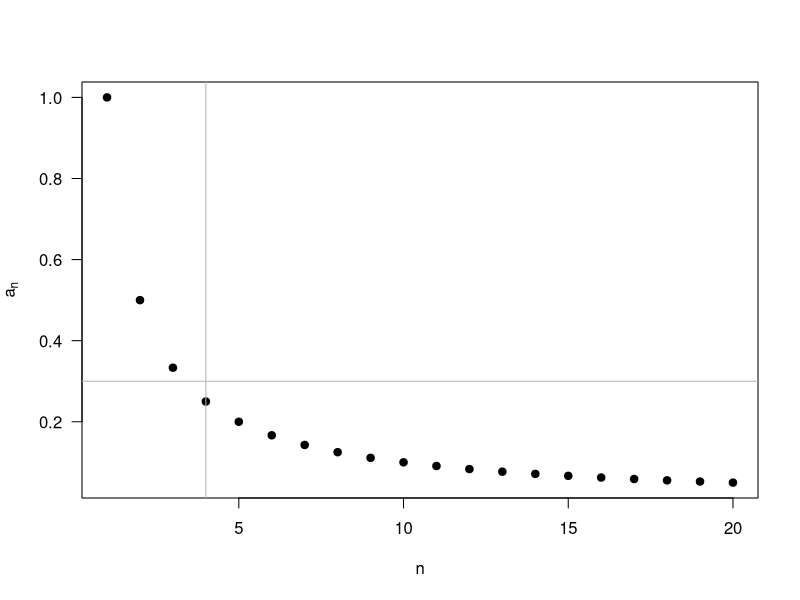
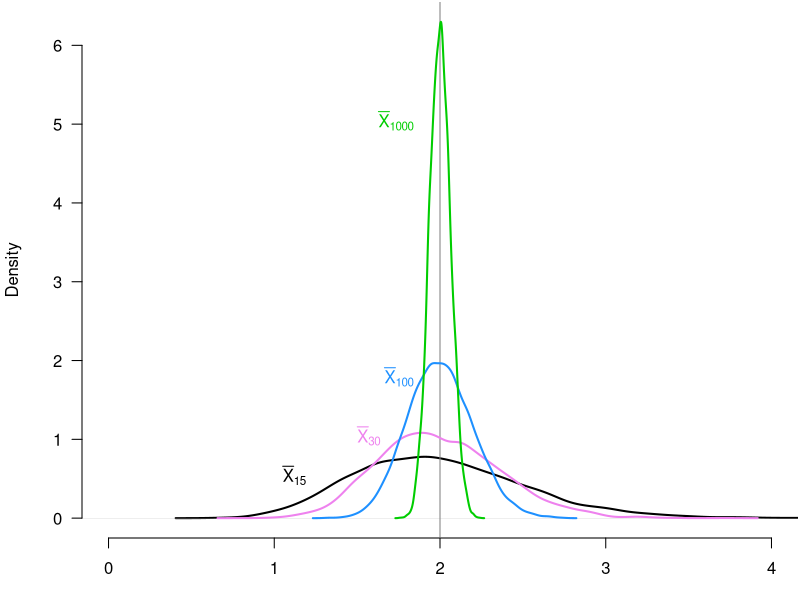
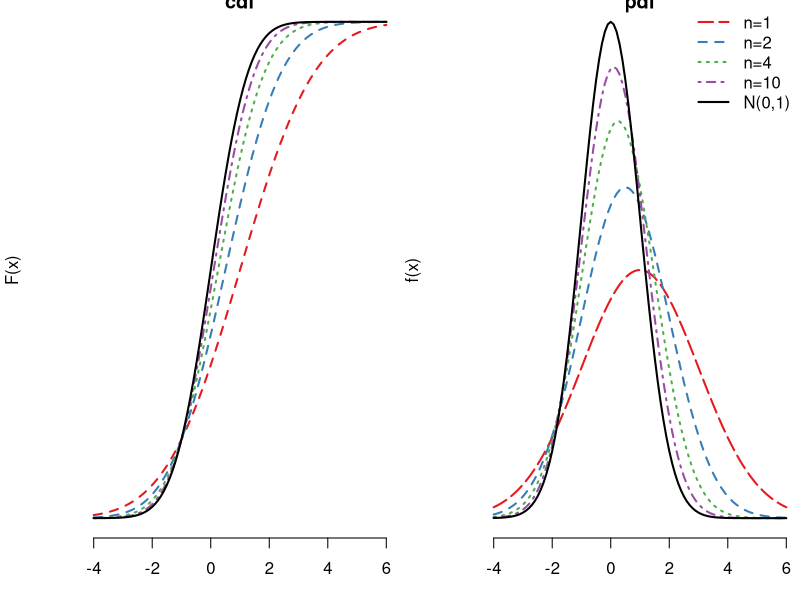
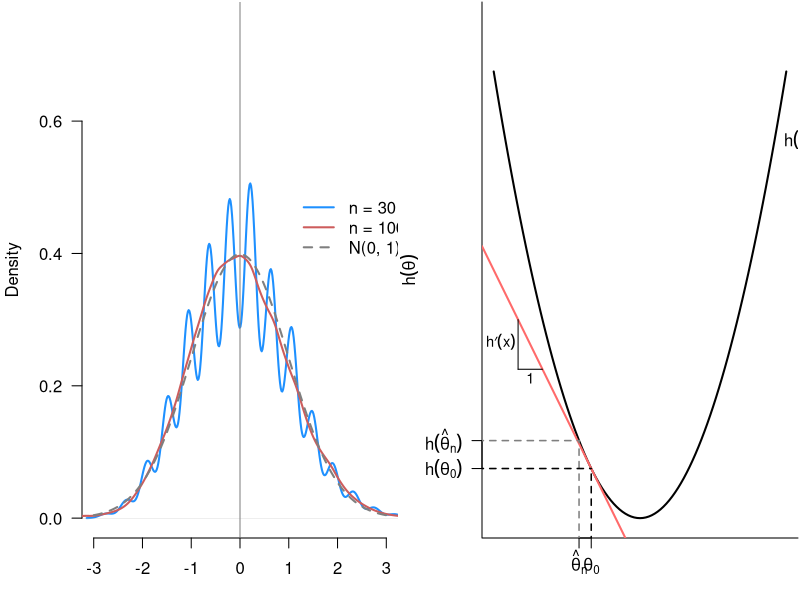

These figures' R source, in order:
## ---- chunk 1
#| label: "sequence"
#| echo: false
plot(x = 1:20, y = 1 / (1:20), las = 1,
     pch = 19, xlab = "n", ylab = expression(a[n]))
abline(h = 0.3, col = "grey70")
abline(v = 4, col = "grey70")
## ---- chunk 2
#| label: "fig-lln-sim"
#| echo: false
#| fig-cap: |
#|  Sampling distribution of the sample mean as a function of
#|  sample size.
nsims <- 10000
holder <- matrix(NA, nrow = nsims, ncol = 6)
for (i in 1:nsims) {
  s5 <- rexp(n = 5, rate = 0.5)
  s15 <- rexp(n = 15, rate = 0.5)
  s30 <- rexp(n = 30, rate = 0.5)
  s100 <- rexp(n = 100, rate = 0.5)
  s1000 <- rexp(n = 1000, rate = 0.5)
  s10000 <- rexp(n = 10000, rate = 0.5)

  holder[i, 1] <- mean(s5)
  holder[i, 2] <- mean(s15)
  holder[i, 3] <- mean(s30)
  holder[i, 4] <- mean(s100)
  holder[i, 5] <- mean(s1000)
  holder[i, 6] <- mean(s10000)
}
par(las = 1, mar = c(3.1, 4.1, 0.1, 0.1))
plot(
  density(holder[, 2]),
  xlim = c(0, 4),
  bty = "n",
  main = "",
  lwd = 2,
  xlab = "",
  ylim = range(density(holder[, 5])$y)
)
abline(v = 2, col = "grey50")
lines(density(holder[, 3]), col = "violet", lwd = 2)
lines(density(holder[, 4]), col = "dodgerblue", lwd = 2)
lines(density(holder[, 5]), col = "green3", lwd = 2)
text(x = 1.25, y = 0.5, expression(bar(X)[15]), col = "black", pos = 2)
text(x = 1.7, y = 1, expression(bar(X)[30]), col = "violet", pos = 2)
text(x = 1.9, y = 1.75, expression(bar(X)[100]), col = "dodgerblue", pos = 2)
text(x = 1.9, y = 5, expression(bar(X)[1000]), col = "green3", pos = 2)
## ---- chunk 3
#| label: "indist"
#| echo: false
par(mfrow = c(1, 2))
library(RColorBrewer)
cols <- brewer.pal(5, "Set1")
curve(
  pnorm(x, 1, 2),
  ylim = c(0, 1),
  from = -4,
  to = 6,
  bty = "n",
  yaxt = "n",
  ylab = "F(x)",
  main = "cdf",
  col = cols[1],
  lwd = 2,
  lty = 2
)
curve(
  pnorm(x, 0.5, 1.5),
  from = -4, to = 6, add = TRUE, lty = 2, col = cols[2], lwd = 2
)
curve(
  pnorm(x, 0.25, 1.25),
  from = -4, to = 6, add = TRUE, lty = 3, col = cols[3], lwd = 2
)
curve(
  pnorm(x, 0.1, 1.1),
  from = -4, 6, add = TRUE, lty = 4, col = cols[4], lwd = 2
)
curve(
  pnorm(x, 0, 1), from = -4, 6, add = TRUE, lty = 1, col = "black", lwd = 2
)

curve(
  dnorm(x, 1, 2),
  from = -4, to = 6, bty = "n", yaxt = "n", ylab = "f(x)", main = "pdf",
  lwd = 2, col = cols[1], lty = 5, ylim = c(0, dnorm(0))
)
curve(
  dnorm(x, 0.5, 1.5),
  from = -4, to = 6, add = TRUE, lty = 2, lwd = 2, col = cols[2]
)
curve(
  dnorm(x, 0.25, 1.25),
  from = -4, to = 6, add = TRUE, lty = 3, lwd = 2, col = cols[3]
)
curve(
  dnorm(x, 0.1, 1.1),
  from = -4, to = 6, add = TRUE, lty = 4, lwd = 2, col = cols[4]
)
curve(
  dnorm(x, 0, 1), from = -4, to = 6, add = TRUE, lwd = 2, col = "black"
)
legend(
  x = "topright",
  legend = c("n=1", "n=2", "n=4", "n=10", "N(0,1)"),
  col = c(cols[1:4], "black"),
  lty = c(5, 2, 3, 4, 1),
  lwd = 2,
  bty = "n"
)
## ---- chunk 4
#| label: fig-clt
#| echo: false
#| fig-cap: |
#|  Sampling distributions of the normalized sample mean at
#|  n=30 and n=100.
set.seed(02138)
nsims <- 10000
holder2 <- matrix(NA, nrow = nsims, ncol = 6)
for (i in 1:nsims) {
  s5 <- rbinom(n = 5, size = 1, prob = 0.25)
  s15 <- rbinom(n = 15, size = 1, prob = 0.25)
  s30 <- rbinom(n = 30, size = 1, prob = 0.25)
  s100 <- rbinom(n = 100, size = 1, prob = 0.25)
  s1000 <- rbinom(n = 1000, size = 1, prob = 0.25)
  s10000 <- rbinom(n = 10000, size = 1, prob = 0.25)

  holder2[i, 1] <- mean(s5)
  holder2[i, 2] <- mean(s15)
  holder2[i, 3] <- mean(s30)
  holder2[i, 4] <- mean(s100)
  holder2[i, 5] <- mean(s1000)
  holder2[i, 6] <- mean(s10000)
}

par(las = 1, mar = c(3.1, 4.1, 0.1, 0.1))
plot(
  density((holder2[, 3] - 0.25) * sqrt(16 / 3) * sqrt(30)),
  xlim = c(-3, 3),
  bty = "n",
  main = "",
  lwd = 2,
  xlab = "",
  col = "dodgerblue",
  ylim = c(0, 0.75)
)
lines(
  density((holder2[, 4] - 0.25) * sqrt(16 / 3) * sqrt(100)),
  bty = "n",
  main = "",
  lwd = 2,
  col = "indianred"
)
abline(v = 0, col = "grey50")
legend(
  x = 1,
  y = 0.5,
  legend = c("n = 30", "n = 100", "N(0, 1)"),
  col = c("dodgerblue", "indianred", "grey50"),
  lwd = 2,
  lty = c(1, 1, 2),
  bty = "n"
)
curve(dnorm(x), from = -3, to = 3, add = TRUE, lwd = 2, lty = 2, col = "grey50")
## ---- chunk 5
#| label: "fig-delta"
#| echo: false
#| fig-cap: "Linear approximation to nonlinear functions."

curve(
  x ^ 2, from = -3, to = 3, lwd = 2, bty = "l", ylim = c(0, 10),
  xaxt = "n", yaxt = "n", xlab = expression(theta),
  ylab = expression(h(theta))
)
axis(
  side = 1, at = c(-1, -1.25),
  labels = c(expression(theta[0]), expression(hat(theta)[n]))
)
axis(
  side = 2, at = c(1, 1.25^2),
  labels = c(expression(h(theta[0])), expression(h(hat(theta)[n]))), las = 1
)
abline(a = -1, b = -2, col = "indianred1", lwd = 2)
segments(x0 = -1, y0 = -1, y1 = 1, lty = 2, lwd = 1.5)
segments(x0 = -1.25, y0 = -1, y1 = 1.25^2, lty = 2, lwd = 1.5, col = "grey50")
segments(
  x0 = -20, x1 = -1.25, y0 = 1.25 ^ 2, lwd = 1.5, lty = 2, col = "grey50"
)
segments(x0 = -20, x1 = -1, y0 = 1, lwd = 1.5, lty = 2, col = "black")
segments(x0 = -2.5, x1 = -2.5, y0 = 4, y1 = 3)
segments(x0 = -2.5, x1 = -2, y0 = 3, y1 = 3)
text(
  x = -2.5,
  y = 3.5, expression(h * minute * (x)), pos = 2, cex = 0.88,
  offset = 0.1
)
text(x = -2.25, y = 3, "1", pos = 1, cex = 0.88, offset = 0.25)
text(x = 2.75, y = 2.75^2, expression(h()), pos = 4)
